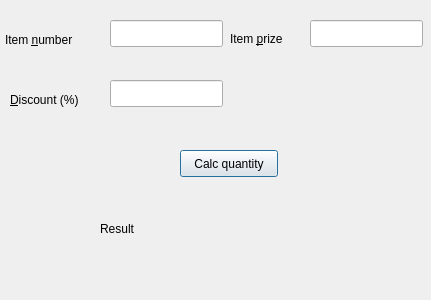
<?xml version="1.0" encoding="UTF-8"?>
<ui version="4.0">
 <class>Dialog</class>
 <widget class="QDialog" name="Dialog">
  <property name="geometry">
   <rect>
    <x>0</x>
    <y>0</y>
    <width>431</width>
    <height>300</height>
   </rect>
  </property>
  <property name="windowTitle">
   <string>Dialog</string>
  </property>
  <widget class="QLabel" name="label">
   <property name="geometry">
    <rect>
     <x>5</x>
     <y>30</y>
     <width>101</width>
     <height>20</height>
    </rect>
   </property>
   <property name="text">
    <string>Item &amp;number</string>
   </property>
   <property name="buddy">
    <cstring>lineEditItemNumber</cstring>
   </property>
  </widget>
  <widget class="QLabel" name="label_2">
   <property name="geometry">
    <rect>
     <x>230</x>
     <y>30</y>
     <width>66</width>
     <height>17</height>
    </rect>
   </property>
   <property name="text">
    <string>Item &amp;prize</string>
   </property>
   <property name="buddy">
    <cstring>lineEditItemPrize</cstring>
   </property>
  </widget>
  <widget class="QLineEdit" name="lineEditItemNumber">
   <property name="geometry">
    <rect>
     <x>110</x>
     <y>20</y>
     <width>113</width>
     <height>27</height>
    </rect>
   </property>
  </widget>
  <widget class="QLineEdit" name="lineEditItemPrize">
   <property name="geometry">
    <rect>
     <x>310</x>
     <y>20</y>
     <width>113</width>
     <height>27</height>
    </rect>
   </property>
  </widget>
  <widget class="QLabel" name="label_3">
   <property name="geometry">
    <rect>
     <x>10</x>
     <y>90</y>
     <width>91</width>
     <height>20</height>
    </rect>
   </property>
   <property name="text">
    <string>&amp;Discount (%)</string>
   </property>
   <property name="buddy">
    <cstring>lineEditDiscount</cstring>
   </property>
  </widget>
  <widget class="QLineEdit" name="lineEditDiscount">
   <property name="geometry">
    <rect>
     <x>110</x>
     <y>80</y>
     <width>113</width>
     <height>27</height>
    </rect>
   </property>
  </widget>
  <widget class="QLabel" name="labelResult">
   <property name="geometry">
    <rect>
     <x>100</x>
     <y>220</y>
     <width>311</width>
     <height>17</height>
    </rect>
   </property>
   <property name="text">
    <string>Result</string>
   </property>
  </widget>
  <widget class="QPushButton" name="pushButtonCalc">
   <property name="geometry">
    <rect>
     <x>180</x>
     <y>150</y>
     <width>98</width>
     <height>27</height>
    </rect>
   </property>
   <property name="text">
    <string>Calc quantity</string>
   </property>
  </widget>
 </widget>
 <tabstops>
  <tabstop>lineEditItemNumber</tabstop>
  <tabstop>lineEditItemPrize</tabstop>
  <tabstop>lineEditDiscount</tabstop>
  <tabstop>pushButtonCalc</tabstop>
 </tabstops>
 <resources/>
 <connections/>
</ui>
